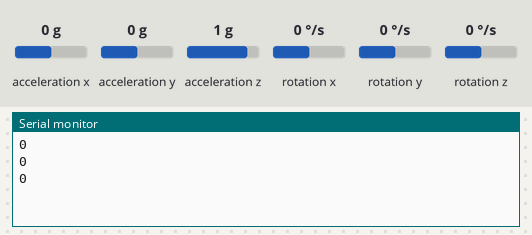
A sketch run on a simulated Arduino Uno, built with avr-gcc and run on an emulated ATmega328P. Shown: the last lines printed to the serial monitor. The inputs (shaded band) are chosen by the test bench; at power-on: rotation z 0 °/s, acceleration x 0 g, acceleration y 0 g, acceleration z 1 g, rotation x 0 °/s, rotation y 0 °/s.

Above: at 1.2 s.
1.3 s: rotation z set to -192 °/s
At 1.9 s:
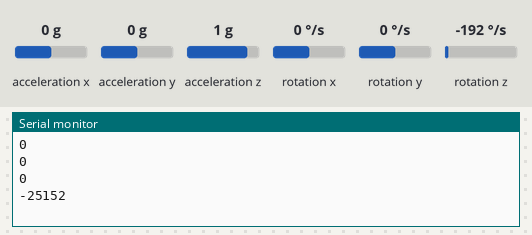
2.8 s: rotation z set to -100 °/s
At 3.4 s:
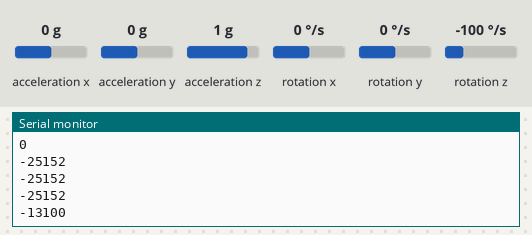
Timing chart, 0 to 5.8 s (numbered marks = the images above; inputs shaded):
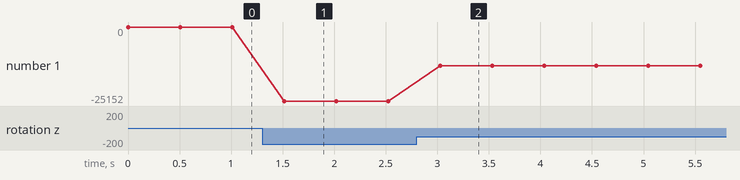

Measured:
- after the input at 1.3 s, the serial monitor: prints a new line after 0.22 s (image 1)
- after the input at 2.8 s, the serial monitor: prints a new line after 0.23 s (image 2)
- plotted number 1: 0 → -25152 after the input at 1.3 s, -25152 → -13100 after the input at 2.8 s

The sketch:

MPU6050_raw_TSENG.ino
```cpp
// I2C device class (I2Cdev) demonstration Arduino sketch for MPU6050 class
// 10/7/2011 by Jeff Rowberg <jeff@rowberg.net>
// Updates should (hopefully) always be available at https://github.com/jrowberg/i2cdevlib
//
// Changelog:
//      2013-05-08 - added multiple output formats
//                 - added seamless Fastwire support
//      2011-10-07 - initial release

/* ============================================
I2Cdev device library code is placed under the MIT license
Copyright (c) 2011 Jeff Rowberg

Permission is hereby granted, free of charge, to any person obtaining a copy
of this software and associated documentation files (the "Software"), to deal
in the Software without restriction, including without limitation the rights
to use, copy, modify, merge, publish, distribute, sublicense, and/or sell
copies of the Software, and to permit persons to whom the Software is
furnished to do so, subject to the following conditions:

The above copyright notice and this permission notice shall be included in
all copies or substantial portions of the Software.

THE SOFTWARE IS PROVIDED "AS IS", WITHOUT WARRANTY OF ANY KIND, EXPRESS OR
IMPLIED, INCLUDING BUT NOT LIMITED TO THE WARRANTIES OF MERCHANTABILITY,
FITNESS FOR A PARTICULAR PURPOSE AND NONINFRINGEMENT. IN NO EVENT SHALL THE
AUTHORS OR COPYRIGHT HOLDERS BE LIABLE FOR ANY CLAIM, DAMAGES OR OTHER
LIABILITY, WHETHER IN AN ACTION OF CONTRACT, TORT OR OTHERWISE, ARISING FROM,
OUT OF OR IN CONNECTION WITH THE SOFTWARE OR THE USE OR OTHER DEALINGS IN
THE SOFTWARE.
===============================================
*/

// I2Cdev and MPU6050 must be installed as libraries, or else the .cpp/.h files
// for both classes must be in the include path of your project
#include "I2Cdev.h"
#include "MPU6050.h"

// Arduino Wire library is required if I2Cdev I2CDEV_ARDUINO_WIRE implementation
// is used in I2Cdev.h
#if I2CDEV_IMPLEMENTATION == I2CDEV_ARDUINO_WIRE
    #include "Wire.h"
#endif

// class default I2C address is 0x68
// specific I2C addresses may be passed as a parameter here
// AD0 low = 0x68 (default for InvenSense evaluation board)
// AD0 high = 0x69
MPU6050 accelgyro;
//MPU6050 accelgyro(0x69); // <-- use for AD0 high

int16_t ax, ay, az;
int16_t gx, gy, gz;


// uncomment "OUTPUT_READABLE_ACCELGYRO" if you want to see a tab-separated
// list of the accel X/Y/Z and then gyro X/Y/Z values in decimal. Easy to read,
// not so easy to parse, and slow(er) over UART.
#define OUTPUT_READABLE_ACCELGYRO

// uncomment "OUTPUT_BINARY_ACCELGYRO" to send all 6 axes of data as 16-bit
// binary, one right after the other. This is very fast (as fast as possible
// without compression or data loss), and easy to parse, but impossible to read
// for a human.
//#define OUTPUT_BINARY_ACCELGYRO

/*
#define LED_PIN 13
bool blinkState = false;
*/
void setup() {
    // join I2C bus (I2Cdev library doesn't do this automatically)
    #if I2CDEV_IMPLEMENTATION == I2CDEV_ARDUINO_WIRE
        Wire.begin();
    #elif I2CDEV_IMPLEMENTATION == I2CDEV_BUILTIN_FASTWIRE
        Fastwire::setup(400, true);
    #endif

    // initialize serial communication
    // (38400 chosen because it works as well at 8MHz as it does at 16MHz, but
    // it's really up to you depending on your project)
    Serial.begin(38400);
    accelgyro.initialize();

}

void loop() {
    accelgyro.getMotion6(&ax, &ay, &az, &gx, &gy, &gz);

    #ifdef OUTPUT_READABLE_ACCELGYRO
        // display tab-separated accel/gyro x/y/z values
        //Serial.print("a/g:\t");
        //Serial.print("ax: ");Serial.print(ax);
        //Serial.print(" ay: ");Serial.print(ay);
        //Serial.print(" az: ");Serial.print(az);
        //Serial.print(" gx: ");
        Serial.println(gz);
        //Serial.print(" gy: "); Serial.print(gy);
        //Serial.print(" gz: ");Serial.println(gz);
    #endif

    delay(500);
}
```
